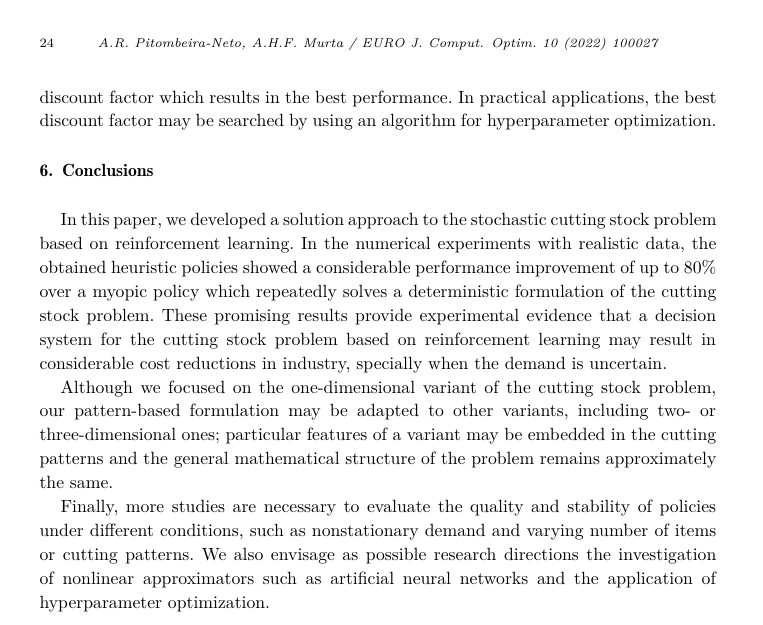
#> input picture image.png, 763 x 625 px
$ python improved_pipeline.py --input image.png --out out.png   (older library calls are emulated)
#> lines starting #> are read from the running program, lines starting #| are printed output that depends on the picture; after the words box and inside, x2 and y2 are one past the last pixel; in counts of white or black regions, pixels touching at a corner belong together
#!/usr/bin/env python3
"""
改进版管线：保留细节的去脉冲 -> 修补 -> 局部中值/去噪 -> 边缘保留增强

主要变化：
- 增加 median-scope（mask/global/none），默认在 inpaint 情况下只对 mask 区域做中值
- 默认更保守的 TV/CLAHE 参数，可关闭 CLAHE
- 优先使用 BM3D（若安装），否则使用 OpenCV NLM（h 默认较小）
- 可选 bilateral 边缘保留平滑
"""
import os
import argparse
from pathlib import Path

import cv2
import numpy as np

# skimage 兼容导入
try:
    from skimage.util import img_as_float, img_as_ubyte
    from skimage.restoration import estimate_sigma, denoise_tv_chambolle
except Exception as e:
    raise RuntimeError("请先安装 scikit-image：python -m pip install scikit-image") from e

# BM3D 可选
try:
    from bm3d import bm3d
except Exception:
    bm3d = None

def ensure_dir(p):
    Path(p).mkdir(parents=True, exist_ok=True)

def read_gray(path):
    img = cv2.imread(path, cv2.IMREAD_GRAYSCALE)
    if img is None:
        raise RuntimeError("无法读取图像: " + path)
    return img

def write_image(path, img):
    cv2.imwrite(path, img)

def detect_impulse_mask(img, low_thresh=5, high_thresh=250):
    mask = np.zeros_like(img, dtype=np.uint8)
    mask[img <= low_thresh] = 255
    mask[img >= high_thresh] = 255
    return mask

def adaptive_median_one_pixel(img, y, x, max_k):
    h, w = img.shape
    orig = int(img[y, x])
    ks = list(range(3, max_k+1, 2))
    for k in ks:
        r = k//2
        y0, y1 = max(0, y-r), min(h, y+r+1)
        x0, x1 = max(0, x-r), min(w, x+r+1)
        patch = img[y0:y1, x0:x1]
        med = int(np.median(patch))
        if med > 5 and med < 250:
            return med
    return orig

def adaptive_median(img, mask, max_k=9):
    out = img.copy()
    ys, xs = np.nonzero(mask)
    for (y, x) in zip(ys, xs):
        out[y, x] = adaptive_median_one_pixel(img, y, x, max_k)
    return out

def refine_mask(mask, open_kernel=3, min_area=2):
    k = cv2.getStructuringElement(cv2.MORPH_ELLIPSE, (open_kernel, open_kernel))
    m = cv2.morphologyEx(mask, cv2.MORPH_OPEN, k)
    contours, _ = cv2.findContours(m.copy(), cv2.RETR_EXTERNAL, cv2.CHAIN_APPROX_SIMPLE)
    cleaned = np.zeros_like(m)
    for cnt in contours:
        if cv2.contourArea(cnt) >= min_area:
            cv2.drawContours(cleaned, [cnt], -1, 255, -1)
    return cleaned

def inpaint_mask(img, mask, radius=3, method='telea'):
    if np.count_nonzero(mask) == 0:
        return img.copy()
    mode = cv2.INPAINT_TELEA if method == 'telea' else cv2.INPAINT_NS
    return cv2.inpaint(img, mask, radius, mode)

def apply_median_scope(img, mask, k, scope='mask'):
    """
    scope: 'mask' (只对 mask 区域应用中值), 'global' (整张中值), 'none'
    """
    if scope == 'none' or k <= 1:
        return img.copy()
    k = int(k) if int(k)%2==1 else int(k)+1
    if scope == 'global':
        return cv2.medianBlur(img, k)
    # mask scope: 仅替换 mask 区域
    med_full = cv2.medianBlur(img, k)
    out = img.copy()
    out[mask==255] = med_full[mask==255]
    return out

def bilateral_filter(img, d=9, sigmaColor=75, sigmaSpace=75):
    return cv2.bilateralFilter(img, d=d, sigmaColor=sigmaColor, sigmaSpace=sigmaSpace)

def bm3d_or_nlm(img, use_bm3d=False, bm3d_factor=1.0, nlm_h=7):
    if use_bm3d and bm3d is not None:
        img_f = img_as_float(img)
        try:
            sigma = estimate_sigma(img_f, channel_axis=None)
        except TypeError:
            sigma = estimate_sigma(img_f, multichannel=False)
        sigma_val = float(np.mean(sigma))
        sigma_psd = sigma_val * bm3d_factor
        try:
            den = bm3d(img_f, sigma_psd=sigma_psd)
        except Exception:
            den = bm3d(img_f, sigma_psd)
        den_u = img_as_ubyte(np.clip(den, 0.0, 1.0))
        return den_u
    else:
        # OpenCV NLM（灰度），h 设小以保留细节
        den = cv2.fastNlMeansDenoising(img, None, nlm_h, 7, 21)
        return den

def tv_and_optional_clahe(img, tv_weight=0.02, do_clahe=False, clahe_clip=1.5):
    # 更温和的 TV (默认 0.02)
    img_f = img_as_float(img)
    try:
        res = denoise_tv_chambolle(img_f, weight=tv_weight)
    except Exception:
        res = denoise_tv_chambolle(img_f, weight=tv_weight)
    res_u = img_as_ubyte(np.clip(res, 0.0, 1.0))
    if do_clahe:
        clahe = cv2.createCLAHE(clipLimit=clahe_clip, tileGridSize=(8,8))
        res_c = clahe.apply(res_u)
        return res_c
    else:
        return res_u

def unsharp(img, radius=1.0, amount=0.8):
    img_f = img.astype(np.float32)
    blurred = cv2.GaussianBlur(img_f, (0,0), sigmaX=radius)
    mask = img_f - blurred
    out = img_f + amount * mask
    out = np.clip(out, 0, 255).astype(np.uint8)
    return out

def process(input_path, out_dir, args):
    ensure_dir(out_dir)
    base = Path(input_path).stem

    img = read_gray(input_path)
#> in read_gray, img is the input picture: shape (625, 763); min 0, max 255, mean 240.5
    write_image(os.path.join(out_dir, f"{base}_input.png"), img)

    # 初始检测 mask
    mask0 = detect_impulse_mask(img, low_thresh=args.sp_low, high_thresh=args.sp_high)
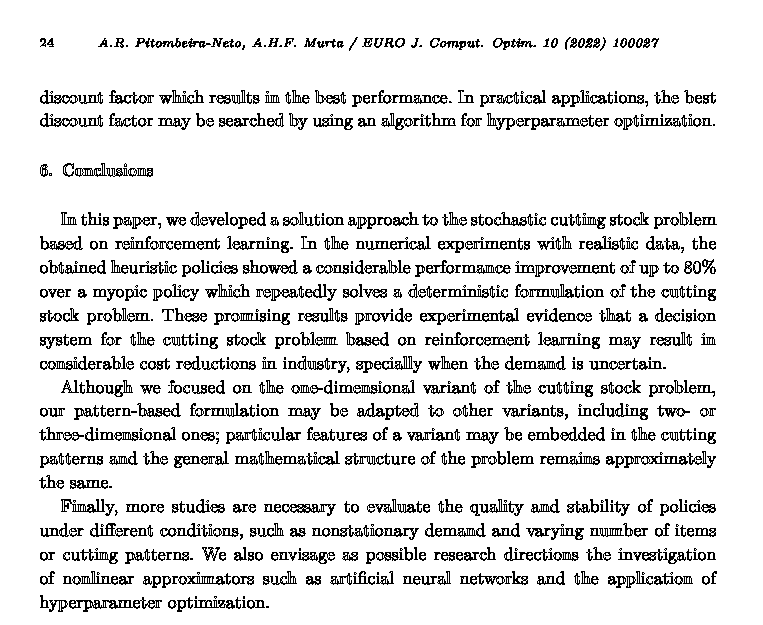
#> mask0: shape (625, 763); 88.7% white; black in thin lines or dots, all inside (x1, y1, x2, y2) = (39, 37, 717, 612)
    write_image(os.path.join(out_dir, f"{base}_mask0.png"), mask0)

    # 自适应中值（只替换 mask 区域）
    if args.adaptive_max and args.adaptive_max >= 3:
        img_ad = adaptive_median(img, mask0, max_k=args.adaptive_max)
#> after the loop in adaptive_median, `for (y, x) in zip(ys, xs):`:
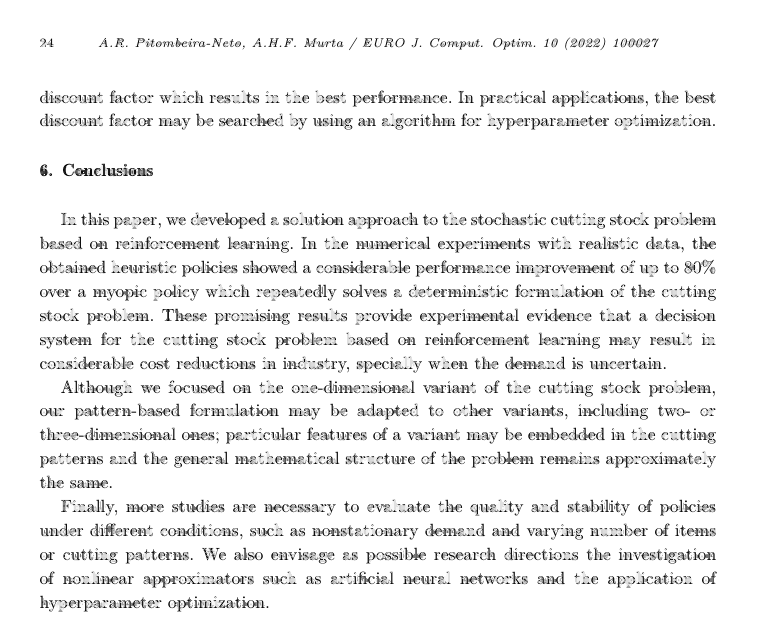
#> out: shape (625, 763); 5.66% of pixels changed, all inside (x1, y1, x2, y2) = (40, 39, 716, 611)
        write_image(os.path.join(out_dir, f"{base}_adaptive_median.png"), img_ad)
    else:
        img_ad = img.copy()

    # refine mask (基于替换后的图再检测)
    mask2 = detect_impulse_mask(img_ad, low_thresh=args.sp_low, high_thresh=args.sp_high)
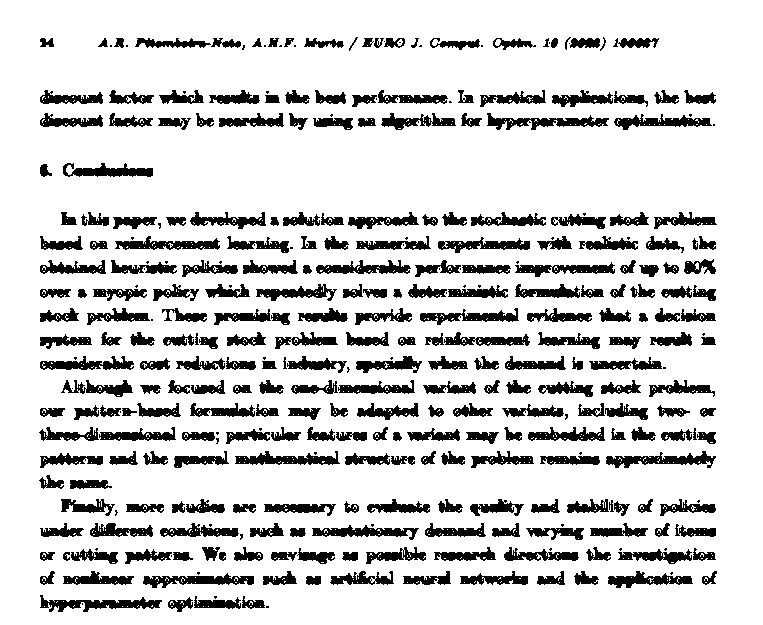
#> mask2: shape (625, 763); 83% white; 345 black regions (70 under 20 px), largest, box (x1, y1, x2, y2) and area: (40, 595, 162, 612) 920, (487, 113, 609, 130) 902, (606, 451, 716, 468) 866
    mask2 = refine_mask(mask2, open_kernel=args.open_kernel, min_area=args.min_area)
#> in refine_mask, `m = cv2.morphologyEx(mask, cv2.MORPH_OPEN, k)`:
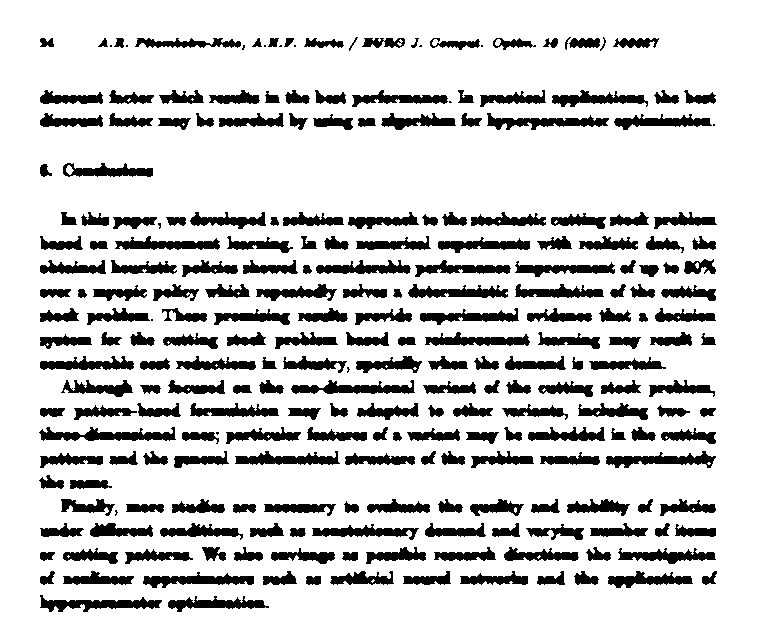
#> m: shape (625, 763); 81.7% white; 248 black regions (15 under 20 px), largest, box (x1, y1, x2, y2) and area: (39, 427, 176, 441) 1075, (40, 595, 162, 612) 985, (487, 113, 609, 130) 970
#> in refine_mask, `contours, _ = cv2.findContours(m.copy(), cv2.RETR_EXTERNAL, cv2.CHAIN_..`: contours = [[[0, 0], [0, 624], [762, 624], [762, 0]]]
#> the loop in refine_mask, `for cnt in contours:` made 1 pass
#> cnt on pass 1: [[0, 0], [0, 624], [762, 624], [762, 0]]
#> after the loop in refine_mask, `for cnt in contours:`: cleaned: shape (625, 763); every value is 255
    write_image(os.path.join(out_dir, f"{base}_mask_refined.png"), mask2)

    # inpaint
    if args.inpaint:
        img_ip = inpaint_mask(img_ad, mask2, radius=args.inpaint_radius, method=args.inpaint_method)
        write_image(os.path.join(out_dir, f"{base}_inpaint.png"), img_ip)
    else:
        img_ip = img_ad

    # 可选 bilateral（在 inpaint 后作为边缘保留平滑）
    if args.bilateral:
        img_ip = bilateral_filter(img_ip, d=args.bilateral_d, sigmaColor=args.bilateral_sc, sigmaSpace=args.bilateral_ss)
        write_image(os.path.join(out_dir, f"{base}_bilateral.png"), img_ip)

    # 中值：默认对 mask 区域（更温和），可用 --median-scope global 来全图处理
    if args.median and args.median > 1:
        img_med = apply_median_scope(img_ip, mask2, args.median, scope=args.median_scope)
#> in apply_median_scope, `med_full = cv2.medianBlur(img, k)`:
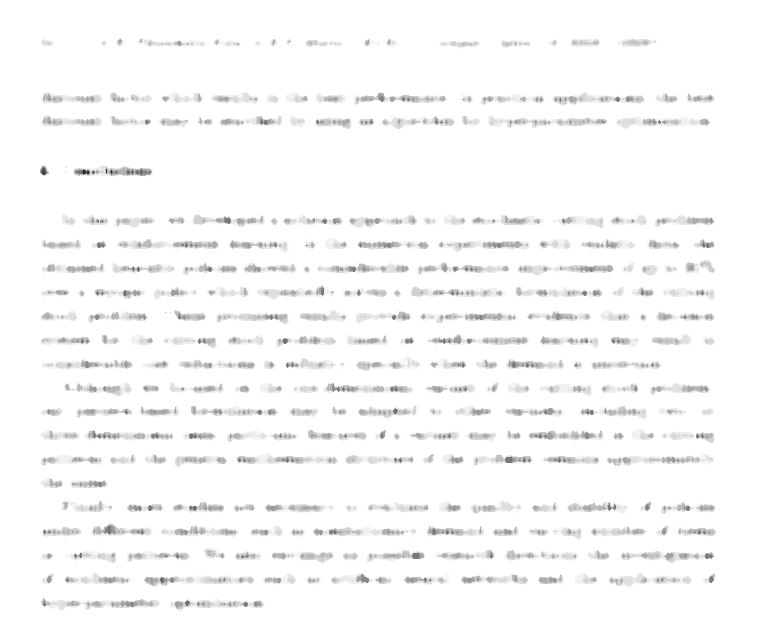
#> med_full: shape (625, 763); min 36, max 255, mean 248.3
        write_image(os.path.join(out_dir, f"{base}_median_scope_{args.median_scope}_k{args.median}.png"), img_med)
        img_ip = img_med

    # BM3D 或 NLM 回退
    den = bm3d_or_nlm(img_ip, use_bm3d=args.bm3d, bm3d_factor=args.bm3d_factor, nlm_h=args.nlm_h)
    write_image(os.path.join(out_dir, f"{base}_denoised.png"), den)

    # TV + 可选 CLAHE（默认不启用 CLAHE）
    tvc = tv_and_optional_clahe(den, tv_weight=args.tv_weight, do_clahe=args.clahe, clahe_clip=args.clahe_clip)
    write_image(os.path.join(out_dir, f"{base}_tv_clahe.png"), tvc)

    # 锐化（可选）
    if args.sharpen:
        out = unsharp(tvc, radius=args.sharpen_radius, amount=args.sharpen_amount)
    else:
        out = tvc
    write_image(os.path.join(out_dir, f"{base}_final.png"), out)

    print("处理完成，输出保存在：", out_dir)
    return os.path.join(out_dir, f"{base}_final.png")

def parse_args():
    p = argparse.ArgumentParser(allow_abbrev=False)
    p.add_argument("-i", "--input", required=True, dest="input")
    p.add_argument("-o", "--out", required=True, dest="out")
    p.add_argument("--sp-low", type=int, default=5)
    p.add_argument("--sp-high", type=int, default=250)
    p.add_argument("--adaptive-max", type=int, default=11)
    p.add_argument("--open-kernel", type=int, default=3)
    p.add_argument("--min-area", type=int, default=2)
    p.add_argument("--inpaint", action="store_true", help="检测并 inpaint 修补检测到的极端像素")
    p.add_argument("--inpaint-radius", type=int, default=3)
    p.add_argument("--inpaint-method", choices=['telea','ns'], default='telea')
    p.add_argument("--median", type=int, default=7, help="中值核（只在 median-scope 指定区域）")
    p.add_argument("--median-scope", choices=['mask','global','none'], default='mask', help="mask: 仅替换 mask 区域；global: 全图中值；none: 不做中值")
    p.add_argument("--bilateral", action="store_true", help="在 inpaint 后使用双边滤波作边缘保留平滑")
    p.add_argument("--bilateral-d", type=int, default=9)
    p.add_argument("--bilateral-sc", type=float, default=75.0)
    p.add_argument("--bilateral-ss", type=float, default=75.0)
    p.add_argument("--bm3d", action="store_true", help="优先使用 BM3D（需安装 bm3d）")
    p.add_argument("--bm3d-factor", type=float, default=1.0)
    p.add_argument("--nlm-h", type=float, default=7.0, help="OpenCV NLM h 参数（灰度）")
    p.add_argument("--tv-weight", type=float, default=0.02)
    p.add_argument("--clahe", action="store_true", help="在 TV 后启用 CLAHE（默认关闭）")
    p.add_argument("--clahe-clip", type=float, default=1.5)
    p.add_argument("--sharpen", action="store_true")
    p.add_argument("--sharpen-radius", type=float, default=1.0)
    p.add_argument("--sharpen-amount", type=float, default=0.8)
    return p.parse_args()

if __name__ == "__main__":
    args = parse_args()
    process(args.input, args.out, args)
